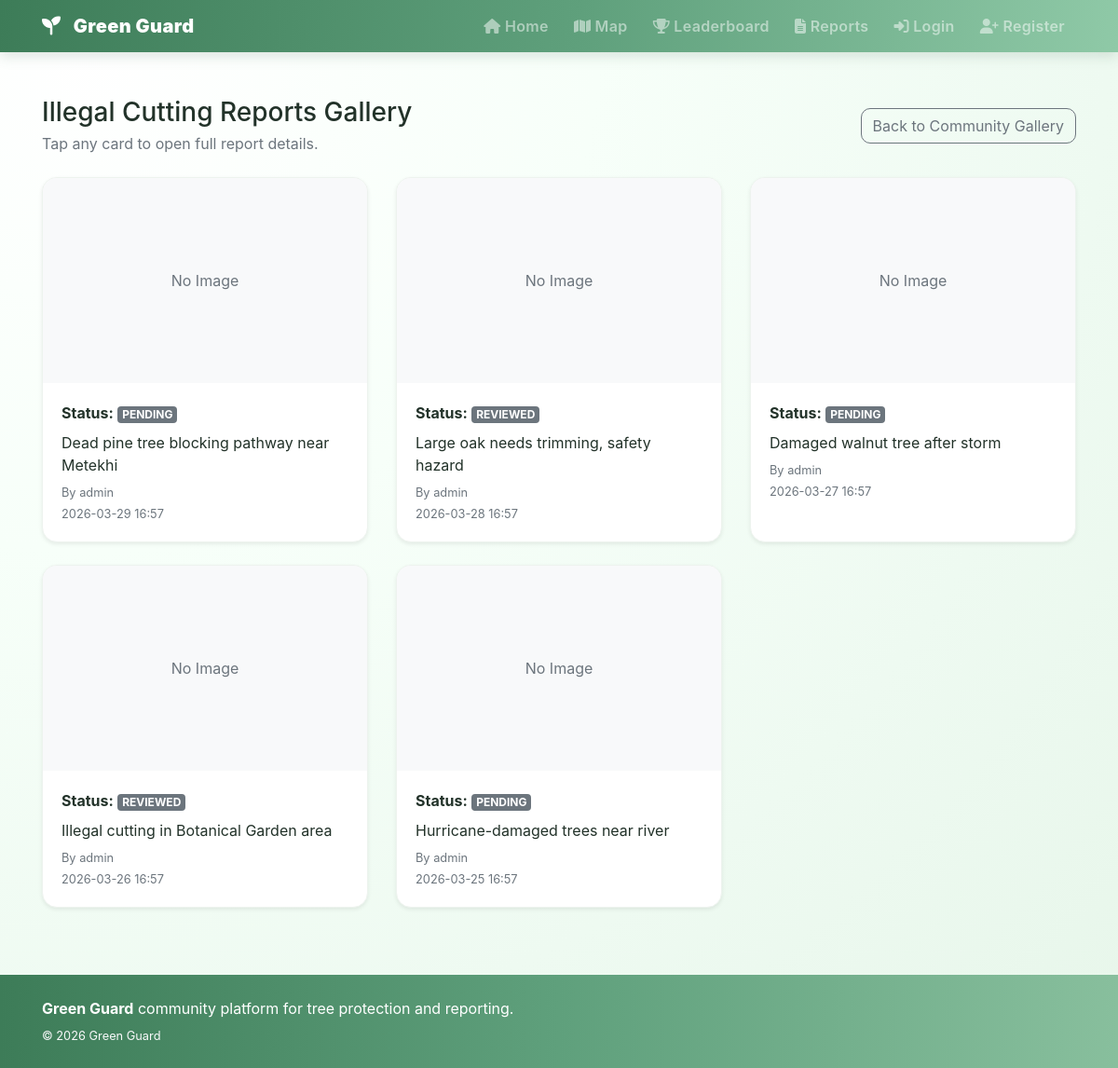
Screenshot of /reports/cutting with the database file from the repository.
### models.py (models this page shows)
class CuttingReport(db.Model):
    id = db.Column(db.Integer, primary_key=True)
    description = db.Column(db.Text, nullable=False)
    latitude = db.Column(db.Float, nullable=False)
    longitude = db.Column(db.Float, nullable=False)
    location_text = db.Column(db.String(255))
    image_filename = db.Column(db.String(255))
    status = db.Column(db.String(30), default="pending", nullable=False)
    created_at = db.Column(
        db.DateTime, default=datetime.utcnow, nullable=False)
    user_id = db.Column(db.Integer, db.ForeignKey("user.id"), nullable=False)

class User(UserMixin, db.Model):
    id = db.Column(db.Integer, primary_key=True)
    username = db.Column(db.String(80), unique=True, nullable=False)
    email = db.Column(db.String(120), unique=True, nullable=False)
    password_hash = db.Column(db.String(255), nullable=False)
    is_admin = db.Column(db.Boolean, default=False, nullable=False)
    created_at = db.Column(
        db.DateTime, default=datetime.utcnow, nullable=False)
    tree_records = db.relationship(
        "TreeRecord", backref="user", lazy=True, cascade="all, delete-orphan"
    )
    cutting_reports = db.relationship(
        "CuttingReport", backref="user", lazy=True, cascade="all, delete-orphan"
    )

### routes/reports.py (the view)
@reports_bp.route("/reports/cutting")
def cutting_gallery():
    reports = CuttingReport.query.order_by(
        CuttingReport.created_at.desc()).all()
    return render_template("cutting_gallery.html", reports=reports)

### templates/cutting_gallery.html (shortened to what this page needs)
{% extends 'base.html' %}
{% block content %}
  <div class="container my-5">
    <div class="d-flex flex-wrap justify-content-between align-items-center mb-4">
      <div>
        <h1 class="h3 mb-1">Illegal Cutting Reports Gallery</h1>
        <p class="text-muted mb-0">Tap any card to open full report details.</p>
      </div>
      <a href="{{ url_for('reports.view_reports') }}" class="btn btn-outline-secondary mt-3 mt-sm-0">Back to Community Gallery</a>
    </div>
    {% if reports %}
      <div class="row">
        {% for report in reports %}
          <div class="col-md-6 col-lg-4 mb-4">
            <div class="card h-100 shadow-sm gg-gallery-card">
              {% if report.image_filename %}
                <img src="{{ url_for('static', filename='uploads/' ~ report.image_filename) }}" class="card-img-top gg-gallery-thumb" alt="Cutting report image" />
              {% else %}
                <div class="card-img-top gg-gallery-thumb d-flex align-items-center justify-content-center bg-light text-muted">No Image</div>
              {% endif %}
              <div class="card-body">
                <p class="mb-2">
                  <strong>Status:</strong> <span class="badge badge-secondary text-uppercase">{{ report.status }}</span>
                </p>
                <p class="mb-2">
                  {{ report.description[:110] }}{% if report.description|length > 110 %}...{% endif %}
                </p>
                <p class="mb-1 small text-muted">By {{ report.user.username }}</p>
                <p class="mb-0 small text-muted">{{ report.created_at.strftime('%Y-%m-%d %H:%M') }}</p>
              </div>
            </div>
          </div>
        {% endfor %}
      </div>
    {% else %}
      <div class="alert alert-light border">No cutting reports yet.</div>
    {% endif %}
  </div>
{% endblock %}

### templates/base.html (shortened to what this page needs)
<!DOCTYPE html>
<html lang="en">
  <head>
    <link href="https://cdn.jsdelivr.net/npm/bootstrap@4.6.0/dist/css/bootstrap.min.css" rel="stylesheet" />
    <link rel="stylesheet" href="https://cdnjs.cloudflare.com/ajax/libs/font-awesome/6.4.2/css/all.min.css" />
    <link rel="stylesheet" href="{{ url_for('static', filename='css/style.css') }}" />
  </head>
  <body>
    <nav class="navbar navbar-expand-lg navbar-dark gg-navbar">
      <div class="container">
        <a class="navbar-brand" href="{{ url_for('main.index') }}">
          <i class="fas fa-seedling mr-2"></i>
          <strong>Green Guard</strong>
        </a>
        <div class="collapse navbar-collapse" id="navbarNav">
          <ul class="navbar-nav ml-auto">
            <li class="nav-item">
              <a class="nav-link" href="{{ url_for('main.index') }}"><i class="fas fa-home"></i> Home</a>
            </li>
            <li class="nav-item">
              <a class="nav-link" href="{{ url_for('main.map_view') }}"><i class="fas fa-map"></i> Map</a>
            </li>
            <li class="nav-item">
              <a class="nav-link" href="{{ url_for('main.leaderboard') }}"><i class="fas fa-trophy"></i> Leaderboard</a>
            </li>
            <li class="nav-item">
              <a class="nav-link" href="{{ url_for('reports.view_reports') }}"><i class="fas fa-file-alt"></i> Reports</a>
            </li>
            {% if current_user.is_authenticated %}
              <li class="nav-item">
                <a class="nav-link" href="{{ url_for('main.profile') }}"><i class="fas fa-user"></i> {{ current_user.username }}</a>
              </li>
              <li class="nav-item">
                <a class="nav-link" href="{{ url_for('auth.settings') }}"><i class="fas fa-sliders-h"></i> Settings</a>
              </li>
              {% if current_user.is_admin %}
                <li class="nav-item">
                  <a class="nav-link text-warning" href="{{ url_for('admin.dashboard') }}"><i class="fas fa-cog"></i> Admin</a>
                </li>
              {% endif %}
              <li class="nav-item">
                <a class="nav-link" href="{{ url_for('auth.logout') }}"><i class="fas fa-sign-out-alt"></i> Logout</a>
              </li>
            {% else %}
              <li class="nav-item">
                <a class="nav-link" href="{{ url_for('auth.login') }}"><i class="fas fa-sign-in-alt"></i> Login</a>
              </li>
              <li class="nav-item">
                <a class="nav-link" href="{{ url_for('auth.register') }}"><i class="fas fa-user-plus"></i> Register</a>
              </li>
            {% endif %}
          </ul>
        </div>
      </div>
    </nav>
    <main class="gg-main">
      {% block content %}
      {% endblock %}
    </main>
    <footer class="gg-footer text-white py-4 mt-5">
      <div class="container">
        <div class="row align-items-center">
          <div class="col-md-8 text-center text-md-left mb-3 mb-md-0">
            <p class="mb-1">
              <strong>Green Guard</strong> community platform for tree protection and reporting.
            </p>
            <small class="text-light">&copy; 2026 Green Guard</small>
          </div>
        </div>
      </div>
    </footer>
  </body>
</html>

### static/css/style.css (style rules this page uses)
:root { --gg-green-dark: #2f6b47; --gg-green-mid: #5fa07c; --gg-green-soft: #ecf9f0; --gg-earth: #b8a398; --gg-blush: #dff3e5; --gg-sky: #d8efe0; --gg-lemon: #f1f8dc; --gg-text: #223229; --gg-shadow: 0 10px 24px rgba(74, 125, 95, 0.16); }
body { background: radial-gradient(circle at 8% 4%, #ffffff 0%, #f7fff9 35%, #eefaf1 70%, #e7f6ea 100%); color: var(--gg-text); }
.gg-navbar { background: linear-gradient(95deg, #3d7c58 0%, #5fa07c 52%, #8fc9a7 100%); box-shadow: 0 4px 14px rgba(79, 116, 96, 0.2); }
.navbar-brand, .nav-link { font-weight: 600; letter-spacing: 0.02em; }
.nav-link { border-radius: 999px; padding: 0.35rem 0.75rem !important; margin-left: 0.2rem; transition: background-color 0.2s ease, transform 0.2s ease; }
.gg-main { min-height: 70vh; }
.gg-footer { background: linear-gradient(90deg, #3d7c58 0%, #5fa07c 50%, #88bf9d 100%); }
.card { border: 1px solid #edf3ee; border-radius: 14px; box-shadow: var(--gg-shadow); }
.gg-gallery-card { border-radius: 16px; overflow: hidden; transition: transform 0.25s ease, box-shadow 0.25s ease; }
.gg-gallery-thumb { height: 220px; object-fit: cover; }
.btn, .form-control, .custom-select { border-radius: 10px; }

### rows the page displays
CuttingReport: shows "No Image", status "PENDING", description "Dead pine tree blocking pathway near Metekhi", user.username "admin", created_at "2026-03-29 16:57"
CuttingReport: shows "No Image", status "REVIEWED", description "Large oak needs trimming, safety hazard", user.username "admin", created_at "2026-03-28 16:57"
CuttingReport: shows "No Image", status "PENDING", description "Damaged walnut tree after storm", user.username "admin", created_at "2026-03-27 16:57"
CuttingReport: shows "No Image", status "REVIEWED", description "Illegal cutting in Botanical Garden area", user.username "admin", created_at "2026-03-26 16:57"
CuttingReport: shows "No Image", status "PENDING", description "Hurricane-damaged trees near river", user.username "admin", created_at "2026-03-25 16:57"
